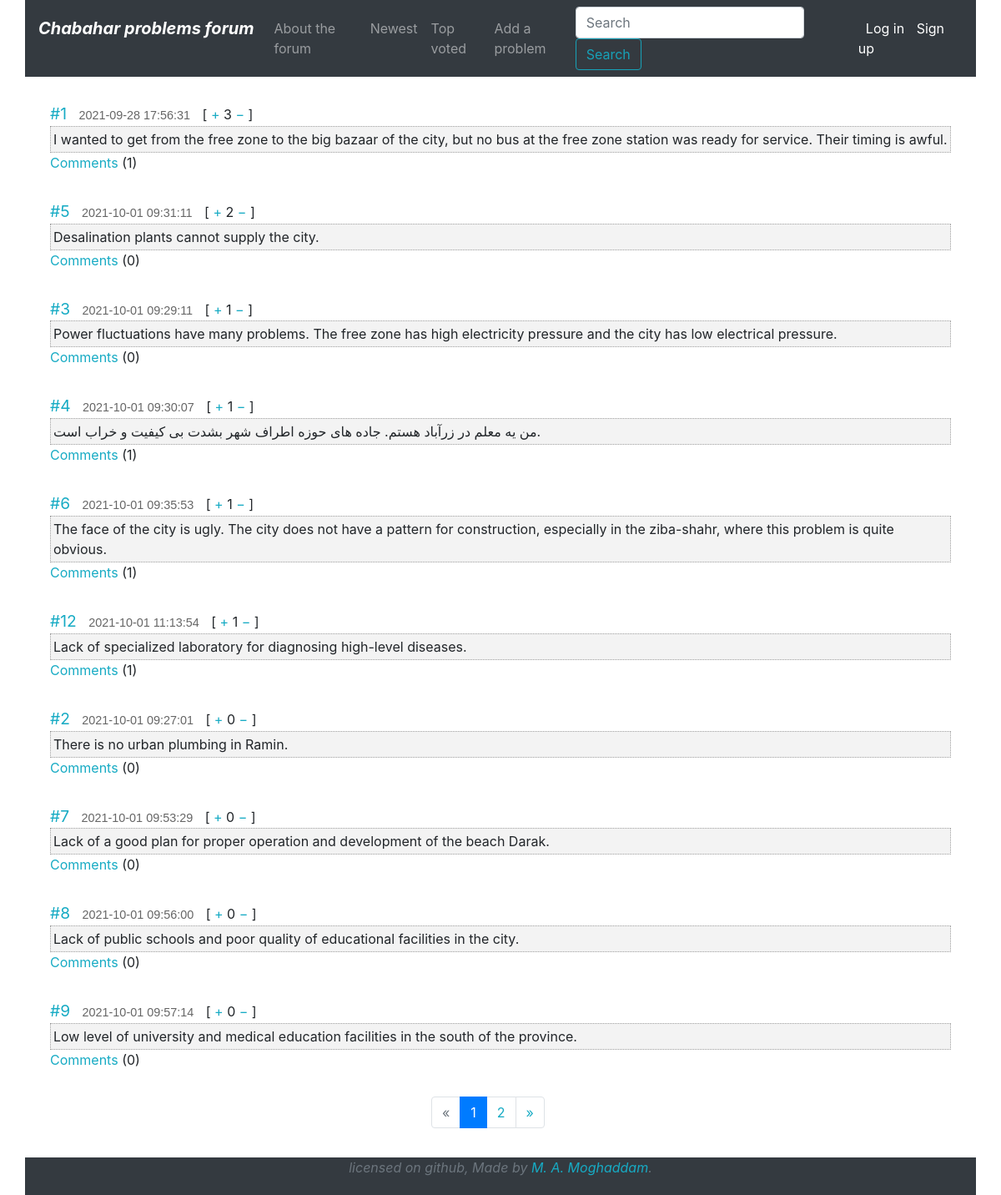
The app's page /top with its own data.
### tables this page shows
CREATE TABLE 'problems' ('id' INTEGER PRIMARY KEY AUTOINCREMENT NOT NULL, 'text' INTEGER NOT NULL, 'datetime' INTEGER NOT NULL DEFAULT CURRENT_TIMESTAMP, 'likes' INTEGER NOT NULL DEFAULT 0 );

### application.py (the view)
@app.route("/top", defaults={'page': 1})
@app.route('/top/page/<int:page>')
def top(page):
    print("page = {}".format(page))
    if page <= 0:
        return render_template("404.html")
    row = PER_PAGE * (page - 1)
    problems_count = db.execute("SELECT COUNT(*) AS length FROM problems")[0]["length"]
    problems = db.execute("SELECT * FROM problems ORDER BY likes DESC LIMIT :row_number, :count", row_number=row, count=PER_PAGE)
    if not problems and page != 1:
        return render_template("404.html")
    for problem in problems:
        get_coms_count(problem)
    pag = pagination.Pagination(page, PER_PAGE, problems_count)
    pages_count = get_pages_count(problems_count)
    return render_template("index.html", pagination=pag, problems=problems, pages_count=pages_count, current_page=page, from_where="top")

### functions.py (called while the page is built)
def get_coms_count(problem):
    coms = db.execute("SELECT COUNT(*) AS com_count FROM comments WHERE post_id=:post_id", post_id=problem["id"])
    problem["comments"] = coms[0]['com_count']

def get_pages_count(problems_count):
    if problems_count > 10:
        if problems_count % 10 == 0:
            count = int(problems_count / 10)
        else:
            count = int(problems_count // 10 + 1)
    else:
        count = 1
    return count

### templates/index.html (shortened to what this page needs)
{% extends "layout.html" %}
{% block body %}
    <div class="view-content">
        {% for problem in problems %}
            <div class="post cit_395664">
            <span class="number"><a href="/post/{{ problem['id'] }}">#{{ problem['id'] }}</a></span>
            <span class="time">{{ problem['datetime'] }}</span>
            <span class="post_id">
            [
            <span class="votes">
            <a class="cit_plus" href="/like/{{ problem['id'] }}/{{ from_where }}">+</a>
            </span>
            <span class="raiting">
            {{ problem['likes'] }}        </span>
            <span class="votes">
            <a class="cit_minus" href="/dislike/{{ problem['id'] }}/{{ from_where }}">−</a>
            </span>
            ]
            </span>
            <div class="content">
                {{ problem['text'] }}
            </div>
            <span><a href="/post/{{ problem['id'] }}">Comments</a> ({{ problem['comments'] }})</span>
            </div>
        {% endfor %}
        {% if from_where == "random" %}
            <a href="/random" class="btn btn-dark btn-lg btn-block" style="text-decoration:none; color:white">Other problems</a>
        {% elif pages_count > 1 %}
            <div style="margin-left:457px">
                <nav aria-label="...">
                    <ul class="pagination">
                        <li class="page-item {% if current_page == 1 %}disabled{% endif %}">
                            <a class="page-link" href="{% if from_where != 'index' %}/{{ from_where }}{% endif %}/page/{{ current_page - 1 }}" tabindex="-1">&laquo;</a>
                        </li>
                        {% for i in range(1, pages_count+1) %}
                            <li class="page-item {% if i == current_page %}active{% endif %}"><a class="page-link" href="{% if from_where != 'index' %}/{{ from_where }}{% endif %}/page/{{ i }}">{{ i }}</a></li>
                        {% endfor %}
                        <li class="page-item {% if current_page == pages_count %}disabled{% endif %}">
                            <a class="page-link" href="{% if from_where != 'index' %}/{{ from_where }}{% endif %}/page/{{ current_page + 1 }}">&raquo;</a>
                        </li>
                    </ul>
                </nav>
            </div>
        {% endif %}
    </div>
{% endblock %}

### templates/layout.html (shortened to what this page needs)
<!DOCTYPE html>
<html>
    <head>
        <link rel="stylesheet" href="https://maxcdn.bootstrapcdn.com/bootstrap/4.0.0/css/bootstrap.min.css">
        <link rel="stylesheet" href="/static/style.css">
    </head>
    <body>
        <div class="container" style="background:white; padding:0px; padding-bottom:5px">
            <nav class="navbar navbar-expand-lg navbar-dark bg-dark">
                <div class="collapse navbar-collapse" id="navbarSupportedContent" role="navigation">
                    <ul class="navbar-nav mr-auto">
                        <li class="nav-item">
                            <a class="navbar-brand" href="/about"><b><i>Chabahar problems forum</i></b></a>
                        </li>
                        <li class="nav-item">
                            <a class="nav-link" href="/about">About the forum</a>
                        </li>
                        <li class="nav-item">
                            <a class="nav-link" href="/">Newest</a>
                        </li>
                        <li class="nav-item">
                            <a class="nav-link" href="/top">Top voted</a>
                        </li>
                        <li class="nav-item">
                            <a class="nav-link" href="/add">Add a problem</a>
                        </li>
                    </ul>
                    <form class="form-inline my-2 my-lg-0" action="/search">
                        <input name="subject" class="form-control mr-sm-2" type="search" placeholder="Search" aria-label="Search">
                        <button class="btn btn-outline-info my-2 my-sm-0" type="submit" style="margin-right:10px">Search</button>
                    </form>
                    <span class="navbar-text" style="color:white">
                        {% if session.user_id %}
                            <a href="/logout" style="margin-right:10px; text-decoration:none">Log out</a>
                        {% else %}
                            <a href="/login" style="margin-right:10px; text-decoration:none">&nbsp&nbspLog in</a>
                            <a href="/signup" style="margin-right:10px; text-decoration:none">Sign up</a>
                        {% endif %}
                    </span>
                </div>
            </nav>
            <div style="margin:30px">
                {% block body %}
                {% endblock %}
            </div>
        </div>
        <footer class="container bg-dark" style="background:white; padding:0px; padding-bottom:5px">
        <div class="text-white text-muted text-center">
          <address><i>licensed on github, Made by <a href="https://github.com/moqdm">M. A. Moghaddam</a>.</i></address>
        </div>
        </footer>
    </body>
</html>

### static/style.css (style rules this page uses)
a, input, textarea { outline: 0 none; }
a:link, a:active { color:#17abc4; }
a, form, p, h1, h2, h3, h4 { margin: 0; padding: 0; border: none; }
table, tbody, tr, td, input { margin: 0; padding: 0; }
.post, .post1 { margin-bottom: 2em; }
.post .number, .post1 .number { font-size: 120%; }
.post .time, .post1 .time { color: #666; font: 90% Arial,sans-serif; margin: 0 10px; }
.post .content, .post1 .content { background-color: #f3f3f3; border: 1px dotted #a0a0a0; font-size: 100%; padding: 3px; }

### templates/layout.html (style rules this page uses)
body { background-image: url('https://b2n.ir/n75405'); background-attachment: fixed; }

### records on screen
problems: id "1", datetime "2021-09-28 17:56:31", likes "3", text "I wanted to get from the free zone to the big bazaar of the city, but no bus at the free zone station was ready for service. Their timing is awful.", comments "1"
problems: id "5", datetime "2021-10-01 09:31:11", likes "2", text "Desalination plants cannot supply the city.", comments "0"
problems: id "3", datetime "2021-10-01 09:29:11", likes "1", text "Power fluctuations have many problems. The free zone has high electricity pressure and the city has low electrical pressure.", comments "0"
problems: id "4", datetime "2021-10-01 09:30:07", likes "1", text "من یه معلم در زرآباد هستم. جاده های حوزه اطراف شهر بشدت بی کیفیت و خراب است.", comments "1"
problems: id "6", datetime "2021-10-01 09:35:53", likes "1", text "The face of the city is ugly. The city does not have a pattern for construction, especially in the ziba-shahr, where this problem is quite obvious.", comments "1"
problems: id "12", datetime "2021-10-01 11:13:54", likes "1", text "Lack of specialized laboratory for diagnosing high-level diseases.", comments "1"
problems: id "2", datetime "2021-10-01 09:27:01", likes "0", text "There is no urban plumbing in Ramin.", comments "0"
problems: id "7", datetime "2021-10-01 09:53:29", likes "0", text "Lack of a good plan for proper operation and development of the beach Darak.", comments "0"
problems: id "8", datetime "2021-10-01 09:56:00", likes "0", text "Lack of public schools and poor quality of educational facilities in the city.", comments "0"
problems: id "9", datetime "2021-10-01 09:57:14", likes "0", text "Low level of university and medical education facilities in the south of the province.", comments "0"

### other values on screen
{{ i }} "1" "2"
